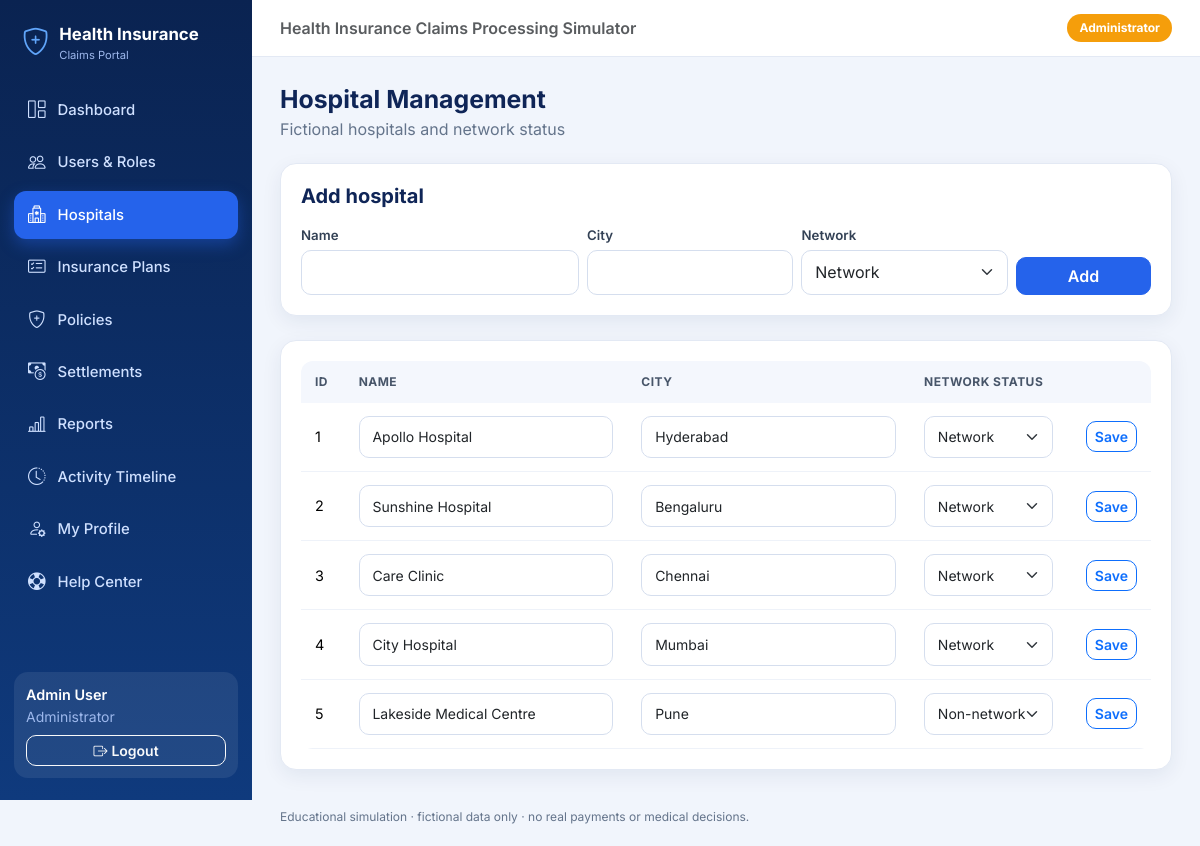
The app's page /admin/hospitals (signed in) with its own data.
### models.py (models this page shows, shortened)
class User(db.Model):
    __tablename__ = "users"
    id = db.Column(db.Integer, primary_key=True)
    username = db.Column(db.String(50), nullable=False, unique=True)
    password_hash = db.Column(db.String(255), nullable=False)
    display_name = db.Column(db.String(100), nullable=False)
    role = db.Column(db.String(30), nullable=False, index=True)
    hospital_id = db.Column(db.Integer, db.ForeignKey("hospitals.id"), nullable=True)
    hospital = db.relationship("Hospital")

class Hospital(db.Model):
    __tablename__ = "hospitals"
    id = db.Column(db.Integer, primary_key=True)
    name = db.Column(db.String(120), nullable=False, unique=True)
    city = db.Column(db.String(80), nullable=False)
    network_status = db.Column(db.String(20), nullable=False, default="network")  # network / non_network
    @property
    def is_network(self):
        return self.network_status == "network"

### routes/admin.py (the view)
@bp.route("/hospitals")
@role_required("administrator")
def hospitals():
    return render_template("admin/hospitals.html", hospitals=Hospital.query.order_by(Hospital.id).all())

### routes/auth.py (called while the page is built)
@bp.before_app_request
def load_current_user():
    user_id = session.get("user_id")
    g.user = db.session.get(User, user_id) if user_id else None

def role_required(*roles):
    def decorator(view):
        @wraps(view)
        def wrapped(*args, **kwargs):
            if g.user is None:
                flash("Please log in to continue.", "warning")
                return redirect(url_for("auth.login"))
            if g.user.role not in roles:
                abort(403)
            return view(*args, **kwargs)
        return wrapped
    return decorator

### templates/admin/hospitals.html (shortened to what this page needs)
{% extends "base.html" %}
{% from "_macros.html" import csrf with context %}
{% block content %}
<div class="page-head"><div><h1>Hospital Management</h1><p>Fictional hospitals and network status</p></div></div>
<form method="post" action="{{ url_for('admin.save_hospital') }}" class="card-box mb-4">{{ csrf() }}
  <h5>Add hospital</h5>
  <div class="row g-2">
    <div class="col-md-4"><label class="form-label" for="h_name">Name</label><input class="form-control" id="h_name" name="name" required></div>
    <div class="col-md-3"><label class="form-label" for="h_city">City</label><input class="form-control" id="h_city" name="city" required></div>
    <div class="col-md-3"><label class="form-label" for="h_net">Network</label>
      <select class="form-select" id="h_net" name="network_status"><option value="network">Network</option><option value="non_network">Non-network</option></select></div>
    <div class="col-md-2 d-flex align-items-end"><button class="btn btn-primary w-100">Add</button></div>
  </div>
</form>
<div class="card-box"><div class="table-wrap"><table class="table table-modern">
  <thead><tr><th>ID</th><th>Name</th><th>City</th><th>Network status</th><th></th></tr></thead><tbody>
  {% for h in hospitals %}<tr>
    <td>{{ h.id }}</td>
    <td><input class="form-control form-control-sm" name="name" value="{{ h.name }}" form="hf{{ h.id }}" aria-label="Name"></td>
    <td><input class="form-control form-control-sm" name="city" value="{{ h.city }}" form="hf{{ h.id }}" aria-label="City"></td>
    <td><select class="form-select form-select-sm" name="network_status" form="hf{{ h.id }}" aria-label="Network status">
      <option value="network" {{ 'selected' if h.is_network }}>Network</option><option value="non_network" {{ 'selected' if not h.is_network }}>Non-network</option></select></td>
    <td class="text-end"><form id="hf{{ h.id }}" method="post" action="{{ url_for('admin.save_hospital') }}">{{ csrf() }}<input type="hidden" name="id" value="{{ h.id }}">
      <button class="btn btn-sm btn-outline-primary">Save</button></form></td></tr>{% endfor %}
  </tbody></table></div></div>
{% endblock %}

### templates/base.html (shortened to what this page needs)
<!doctype html>
<html lang="en">
<head>
  <link href="https://cdn.jsdelivr.net/npm/bootstrap@5.3.3/dist/css/bootstrap.min.css" rel="stylesheet">
  <link href="https://cdn.jsdelivr.net/npm/bootstrap-icons@1.11.3/font/bootstrap-icons.min.css" rel="stylesheet">
  <link href="{{ url_for('static', filename='css/style.css') }}" rel="stylesheet">
</head>
<body>
<div class="{{ 'app-shell' if g.user }}">
  {% if g.user %}
  <aside class="sidebar" id="sidebar">
    <div class="brand"><i class="bi bi-shield-plus"></i><div>Health Insurance<small>Claims Portal</small></div></div>
    <nav aria-label="Main menu">
      {% for label, endpoint, icon, others in nav_items %}
        <a class="nav-link-item {{ 'active' if request.endpoint == endpoint or request.endpoint in others }}"
           href="{{ url_for(endpoint) }}"><i class="bi {{ icon }}"></i>{{ label }}</a>
      {% endfor %}
    </nav>
    <div class="sidebar-user">
      <div class="name">{{ g.user.display_name }}</div>
      <div class="small mb-2" style="color:#9db8ec">{{ ROLE_LABELS[g.user.role] }}{% if g.user.hospital %} · {{ g.user.hospital.name }}{% endif %}</div>
      <form method="post" action="{{ url_for('auth.logout') }}">
        <button class="btn btn-sm btn-outline-light w-100"><i class="bi bi-box-arrow-right me-1"></i>Logout</button>
      </form>
    </div>
  </aside>
  {% endif %}
  <div class="main-area">
    {% if g.user %}
    <header class="topbar">
      <span class="fw-semibold text-muted d-none d-md-inline">Health Insurance Claims Processing Simulator</span>
      <span class="role-chip role-{{ g.user.role }}">{{ ROLE_LABELS[g.user.role] }}</span>
    </header>
    {% endif %}
    <main class="{{ 'content' if g.user }}">
      {% block content %}{% endblock %}
    </main>
    {% if g.user %}<div class="footer-note">Educational simulation · fictional data only · no real payments or medical decisions.</div>{% endif %}
  </div>
</div>
</body>
</html>

### static/css/style.css (style rules this page uses)
:root { --navy: #0a2351; --navy-2: #0f3a7d; --blue: #2563eb; --blue-dark: #1d4ed8; --bg: #f1f5fc; --card: #ffffff; --text: #1e293b; --muted: #64748b; --border: #e3e9f4; --radius: 16px; --shadow: 0 6px 20px rgba(15, 42, 91, .07); }
body { font-family: 'Inter', system-ui, -apple-system, 'Segoe UI', sans-serif; background: var(--bg); color: var(--text); }
a { text-decoration: none; }
h1, h2, h3, h4 { font-weight: 700; color: #0f2557; }
.app-shell { display: flex; min-height: 100vh; }
.sidebar { width: 252px; flex-shrink: 0; background: linear-gradient(180deg, var(--navy) 0%, var(--navy-2) 100%); color: #cfe0ff; position: sticky; top: 0; height: 100vh; display: flex; flex-direction: column; padding: 22px 14px; }
.brand { display: flex; align-items: center; gap: 10px; color: #fff; font-weight: 700; font-size: 1.05rem; padding: 0 8px 22px; }
.brand i { font-size: 1.7rem; color: #60a5fa; }
.brand small { display: block; font-weight: 400; font-size: .7rem; color: #9db8ec; }
.nav-link-item { display: flex; align-items: center; gap: 12px; color: #cfe0ff; padding: 11px 14px; border-radius: 12px; margin-bottom: 4px; font-weight: 500; font-size: .93rem; transition: all .15s; }
.nav-link-item.active { background: var(--blue); color: #fff; box-shadow: 0 6px 16px rgba(37,99,235,.4); }
.nav-link-item i { font-size: 1.1rem; }
.sidebar-user { margin-top: auto; background: rgba(255,255,255,.08); border-radius: 14px; padding: 12px; }
.sidebar-user .name { color: #fff; font-weight: 600; font-size: .9rem; }
.main-area { flex: 1; min-width: 0; display: flex; flex-direction: column; }
.topbar { display: flex; align-items: center; justify-content: space-between; padding: 14px 28px; background: #fff; border-bottom: 1px solid var(--border); position: sticky; top: 0; z-index: 20; }
.content { padding: 28px; max-width: 1280px; width: 100%; }
.footer-note { font-size: .75rem; color: var(--muted); padding: 10px 28px 20px; }
.card-box { background: var(--card); border: 1px solid var(--border); border-radius: var(--radius); box-shadow: var(--shadow); padding: 20px; }
.card-box h5, .card-box h6 { font-weight: 700; margin-bottom: 14px; color: #0f2557; }
.page-head { display: flex; flex-wrap: wrap; justify-content: space-between; align-items: center; gap: 12px; margin-bottom: 22px; }
.page-head h1 { font-size: 1.55rem; margin: 0; }
.page-head p { margin: 2px 0 0; color: var(--muted); }
.table-modern { margin: 0; }
.table-modern thead th { background: #f4f7fd; color: #475569; font-size: .75rem; text-transform: uppercase; letter-spacing: .04em; border: 0; padding: 12px 14px; white-space: nowrap; }
.table-modern td { padding: 13px 14px; vertical-align: middle; border-color: #eef2f9; font-size: .9rem; }
.table-wrap { overflow-x: auto; border-radius: 12px; }
.role-chip { padding: 5px 12px; border-radius: 999px; font-size: .75rem; font-weight: 700; color: #fff; }
.role-administrator { background: #f59e0b; }
.form-control, .form-select { border-radius: 10px; border-color: #d5deee; padding: .6rem .8rem; }
.form-label { font-weight: 600; font-size: .83rem; color: #334155; margin-bottom: 4px; }
.btn { border-radius: 10px; font-weight: 600; }
.btn-primary { background: var(--blue); border-color: var(--blue); }

### records on screen
User: user.display_name "Admin User", role "Administrator"
Hospital: id "1", name "Apollo Hospital", city "Hyderabad", network_status "Network"
Hospital: id "2", name "Sunshine Hospital", city "Bengaluru", network_status "Network"
Hospital: id "3", name "Care Clinic", city "Chennai", network_status "Network"
Hospital: id "4", name "City Hospital", city "Mumbai", network_status "Network"
Hospital: id "5", name "Lakeside Medical Centre", city "Pune", network_status "Non-network"

### other values on screen
{{ label }} "Dashboard" "Users & Roles" "Hospitals" "Insurance Plans" "Policies" "Settlements" "Reports" "Activity Timeline" "My Profile" "Help Center"
